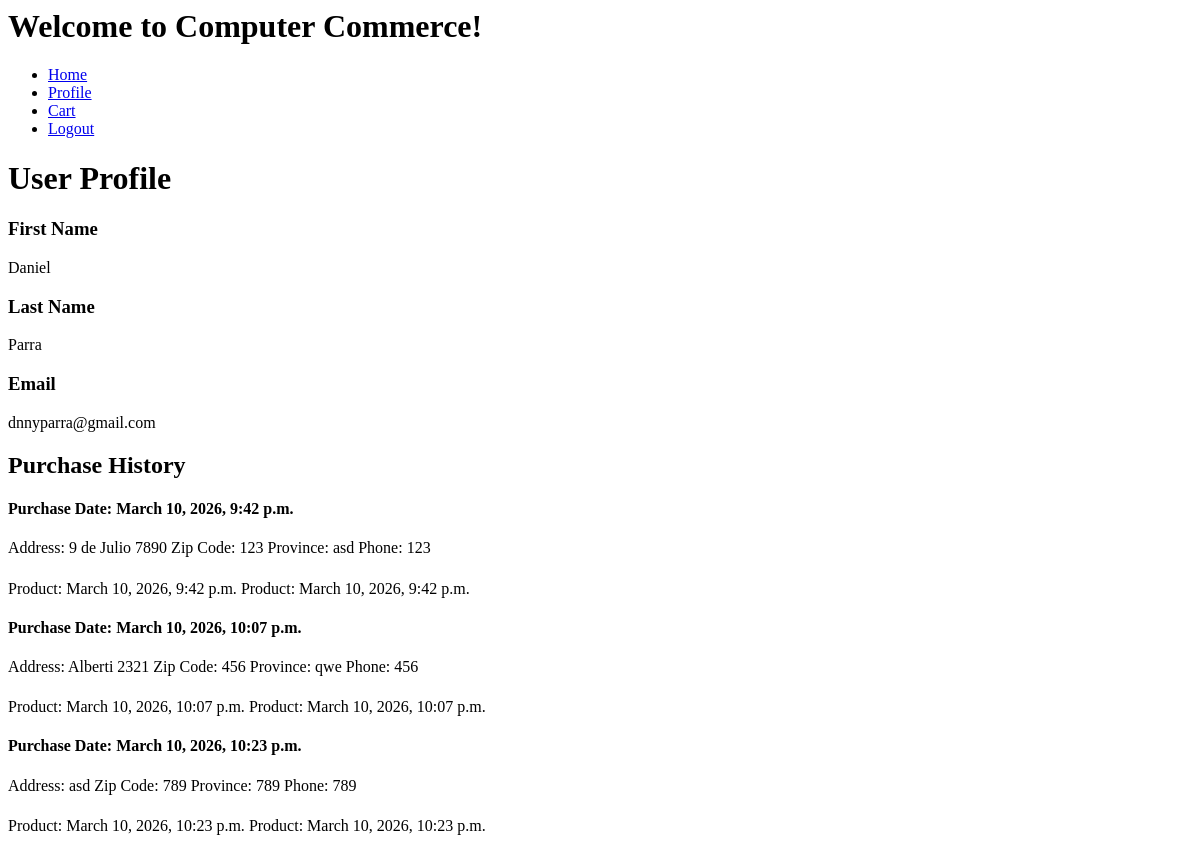
The page /user/ (signed in) on the database as committed earlier.
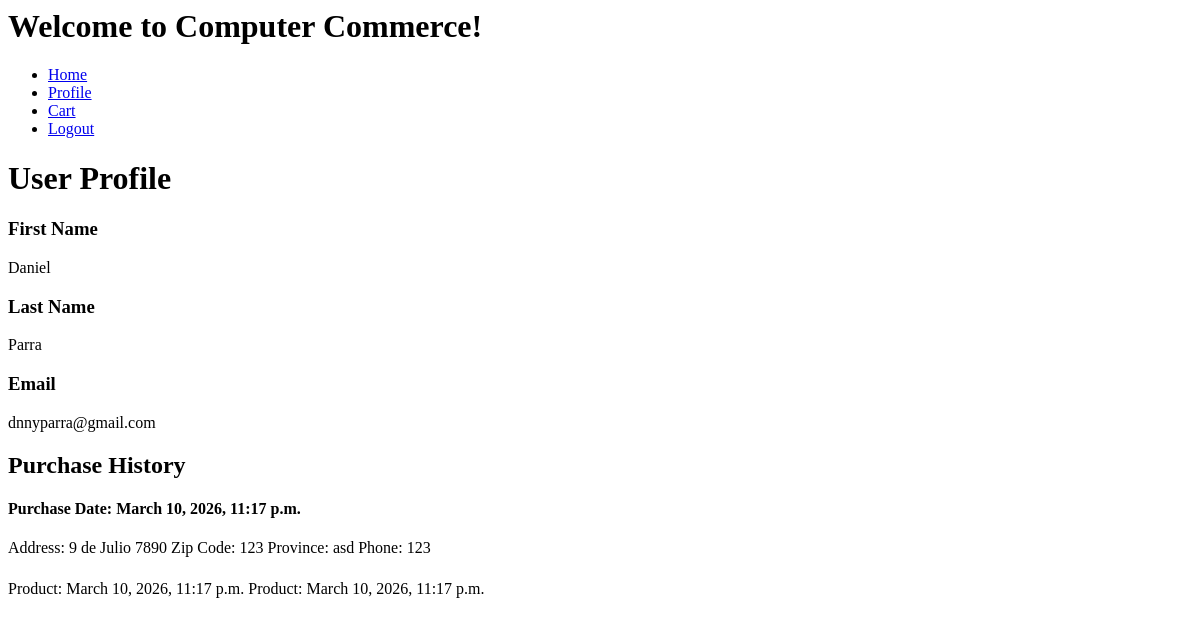
The same page on the database as committed later.
### user/models.py (models this page shows, shortened)
class UserOrder(models.Model):
    date = models.DateTimeField(auto_now_add=True)
    user = models.ForeignKey(User, on_delete=models.CASCADE)
    address = models.CharField(max_length=200)
    zip_code = models.IntegerField()
    province = models.CharField(max_length=200)
    phone = models.IntegerField()
    total_amount = models.FloatField()

class UserHistory(models.Model):
    user_order = models.ForeignKey(UserOrder, on_delete=models.CASCADE)
    product = models.ForeignKey(Product, on_delete=models.DO_NOTHING)
    category = models.CharField(max_length=200)
    brand = models.CharField(max_length=200)
    model = models.CharField(max_length=200)

### user/views.py (the view)
# urls.py: path('',views.user_page),
def user_page(request):
    user = request.user
    user_order = UserOrder.objects.filter(user=request.user)
    user_history = []
    for item in user_order:
        user_history.append(UserHistory.objects.filter(user_order=item))
    return render(request, 'user/user_profile.html',{
        'user': user,
        'user_order': user_order,
        'user_history': user_history
    })

### home/templates/user/user_profile.html (shortened to what this page needs)
{% extends 'layout/layout.html' %}
{% block content %}
    <h1>User Profile</h1>
    <div>
        <h3>First Name</h3>
        <span>{{user.first_name}}</span>
    </div>
    <div>
        <h3>Last Name</h3>
        <span>{{user.last_name}}</span>
    </div>
    <div>
        <h3>Email</h3>
        <span>{{user.email}}</span>
    </div>
    <div>
        <h2>Purchase History</h2>
        {% for item in user_order %}
            <div>
                <h4>Purchase Date: {{ item.date }}</h4>
                <span>Address: {{ item.address }}</span>
                <span>Zip Code: {{ item.zip_code }}</span>
                <span>Province: {{ item.province }}</span>
                <span>Phone: {{ item.phone }}</span>
                <div>
                    {% for item_x in user_history %}
                        {% for x in item_x %}
                            {% if x.user_order == item %}
                                <span>Product: {{ x.user_order.date }}</span>
                            {% endif %}
                        {% endfor %}
                    {% endfor %}
                </div>
            </div>
        {% endfor %}
    </div>
{% endblock %}

### home/templates/layout/layout.html
<h1>Welcome to Computer Commerce!</h1>
<nav>
    <ul>
        <li><a href='/'>Home</a></li>
        {% if user.is_authenticated %}
        <li><a href='/user'>Profile</a></li>
        <li><a href='/checkout'>Cart</a></li>
        <li><a href='/user/logout'>Logout</a></li>
        {% else %}
        <li><a href='/user/login'>Login</a></li>
        <li><a href='/user/register'>Register</a></li>
        {% endif %}
    </ul>
</nav>
{% block content %}
{% endblock %}

Rows that differ between the two databases and show on the page:
removed UserOrder: date "March 10, 2026, 9:42 p.m.", address "9 de Julio 7890", zip_code "123", province "asd", phone "123"
removed UserHistory: user_order "March 10, 2026, 9:42 p.m."
removed UserHistory: user_order "March 10, 2026, 9:42 p.m."
removed UserOrder: date "March 10, 2026, 10:07 p.m.", address "Alberti 2321", zip_code "456", province "qwe", phone "456"
removed UserHistory: user_order "March 10, 2026, 10:07 p.m."
removed UserHistory: user_order "March 10, 2026, 10:07 p.m."
removed UserHistory: user_order "March 10, 2026, 10:23 p.m."
removed UserHistory: user_order "March 10, 2026, 10:23 p.m."
changed UserOrder "asd": date "March 10, 2026, 10:23 p.m." → "March 10, 2026, 11:17 p.m."; address "asd" → "9 de Julio 7890"; zip_code "789" → "123"; province "789" → "asd"; phone "789" → "123"
added UserHistory: user_order "March 10, 2026, 11:17 p.m."
added UserHistory: user_order "March 10, 2026, 11:17 p.m."
